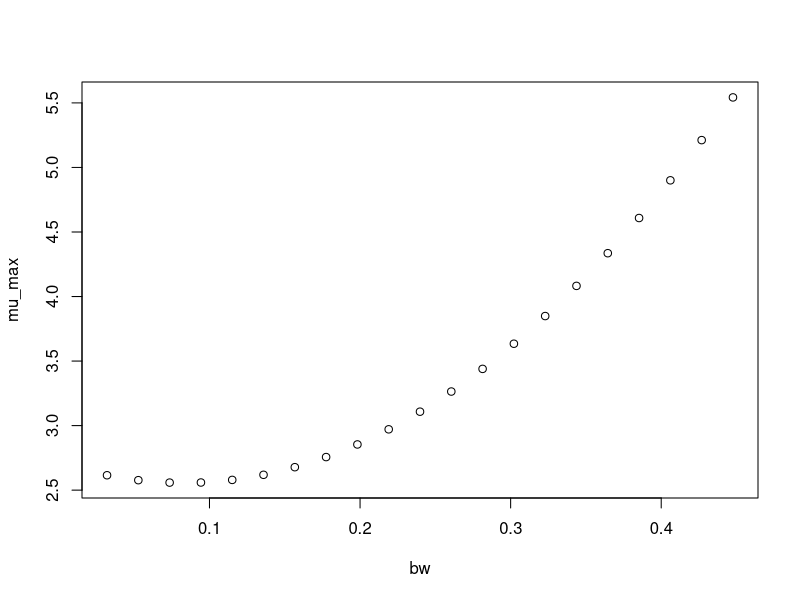

Write the R code that produced this figure.
#############################
# start of Parameter script
#############################
bw <- seq(0.031968031968032,0.4476472,length.out=21)
#############################
# end of Parameter script
#############################
############################# 
# start of Model script Gropin ID 1384 
#############################
 
# constant coefficients for this model
 
variables <- data.frame(bw)
argumentsPar <- expand.grid(variables)
 
# heart of the model
response_surface <- function(bw) {
   mumax <-(2.712-3.740*bw+22.48*bw^2)

return(mumax=mumax)
} 

# output parameters
mumax <- cbind(argumentsPar,response_surface(argumentsPar['bw']))
colnames(mumax) <- c(colnames(argumentsPar),'mumax')
#############################
# End of Model script
#############################
############################# 
# start of Visualisation script Gropin ID 1384 
#############################
plot(bw,mumax$mumax,
                          xlab='bw',
                          ylab='mu_max')
#############################
# End of Visualisation script
#############################
